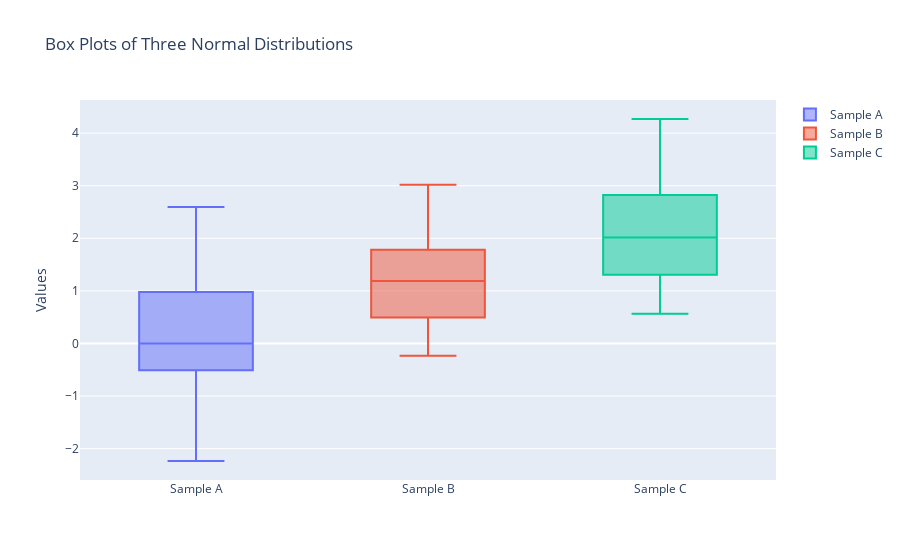

The notebook cell this image was saved under:
### Code cell
y0 = np.random.randn(50)
y1 = np.random.randn(50) + 1  
y2 = np.random.randn(50) + 2  
fig = go.Figure()
fig.add_trace(go.Box(y=y0, name='Sample A'))
fig.add_trace(go.Box(y=y1, name='Sample B'))
fig.add_trace(go.Box(y=y2, name='Sample C'))

fig.update_layout(
    title='Box Plots of Three Normal Distributions',
    showlegend=True,
    yaxis_title='Values'
)

fig.show()
